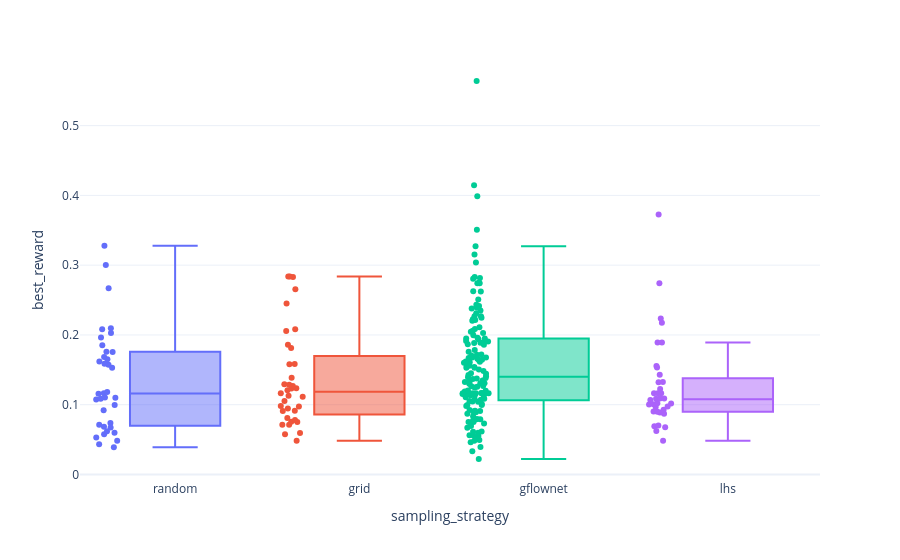

Here is the notebook cell this chart was saved with:
### Code cell
plot_final_boxplot(metrics, metric="best_reward")

### Figure 1 — Plotly figure (JSON) as saved in the notebook; plotly's stock layout.template omitted (floating-point values rounded to 4 significant figures; data arrays with more than 128 entries replaced by an {"elided": "..."} marker saying what was removed)
{"data": [{"alignmentgroup": "True", "boxpoints": "all", "customdata": {"elided": "36x5 mixed values"}, "hovertemplate": "sampling_strategy=%{x}<br>best_reward=%{y}<br>run=%{customdata[0]}<br>acquisition=%{customdata[1]}<br>n_init=%{customdata[2]}<br>n_candidates_per_iter=%{customdata[3]}<br>seed=%{customdata[4]}<extra></extra>", "legendgroup": "random", "marker": {"color": "#636efa"}, "name": "random", "notched": false, "offsetgroup": "random", "orientation": "v", "showlegend": true, "type": "box", "x": ["random", "random", "random", "random", "random", "random", "random", "random", "random", "random", "random", "random", "random", "random", "random", "random", "random", "random", "random", "random", "random", "random", "random", "random", "random", "random", "random", "random", "random", "random", "random", "random", "random", "random", "random", "random"], "x0": " ", "xaxis": "x", "y": [0.176, 0.03916, 0.1076, 0.328, 0.208, 0.1105, 0.162, 0.185, 0.1571, 0.3004, 0.0432, 0.07127, 0.0599, 0.04834, 0.06837, 0.06188, 0.1182, 0.2669, 0.05286, 0.1159, 0.1683, 0.1084, 0.2028, 0.05752, 0.07393, 0.1757, 0.165, 0.09219, 0.09974, 0.1589, 0.2097, 0.1163, 0.1099, 0.06727, 0.1528, 0.1963], "y0": " ", "yaxis": "y"}, {"alignmentgroup": "True", "boxpoints": "all", "customdata": {"elided": "36x5 mixed values"}, "hovertemplate": "sampling_strategy=%{x}<br>best_reward=%{y}<br>run=%{customdata[0]}<br>acquisition=%{customdata[1]}<br>n_init=%{customdata[2]}<br>n_candidates_per_iter=%{customdata[3]}<br>seed=%{customdata[4]}<extra></extra>", "legendgroup": "grid", "marker": {"color": "#EF553B"}, "name": "grid", "notched": false, "offsetgroup": "grid", "orientation": "v", "showlegend": true, "type": "box", "x": ["grid", "grid", "grid", "grid", "grid", "grid", "grid", "grid", "grid", "grid", "grid", "grid", "grid", "grid", "grid", "grid", "grid", "grid", "grid", "grid", "grid", "grid", "grid", "grid", "grid", "grid", "grid", "grid", "grid", "grid", "grid", "grid", "grid", "grid", "grid", "grid"], "x0": " ", "xaxis": "x", "y": [0.07825, 0.2081, 0.091, 0.1269, 0.1583, 0.2056, 0.1129, 0.2838, 0.05761, 0.07121, 0.08098, 0.07114, 0.09755, 0.1163, 0.1286, 0.1814, 0.2452, 0.283, 0.1052, 0.1234, 0.1578, 0.1294, 0.1385, 0.2656, 0.1861, 0.1208, 0.07535, 0.0757, 0.04834, 0.09825, 0.09151, 0.2838, 0.1235, 0.05936, 0.09448, 0.1113], "y0": " ", "yaxis": "y"}, {"alignmentgroup": "True", "boxpoints": "all", "customdata": {"elided": "144x5 mixed values"}, "hovertemplate": "sampling_strategy=%{x}<br>best_reward=%{y}<br>run=%{customdata[0]}<br>acquisition=%{customdata[1]}<br>n_init=%{customdata[2]}<br>n_candidates_per_iter=%{customdata[3]}<br>seed=%{customdata[4]}<extra></extra>", "legendgroup": "gflownet", "marker": {"color": "#00cc96"}, "name": "gflownet", "notched": false, "offsetgroup": "gflownet", "orientation": "v", "showlegend": true, "type": "box", "x": {"elided": "144 str values"}, "x0": " ", "xaxis": "x", "y": {"elided": "144 float values"}, "y0": " ", "yaxis": "y"}, {"alignmentgroup": "True", "boxpoints": "all", "customdata": {"elided": "36x5 mixed values"}, "hovertemplate": "sampling_strategy=%{x}<br>best_reward=%{y}<br>run=%{customdata[0]}<br>acquisition=%{customdata[1]}<br>n_init=%{customdata[2]}<br>n_candidates_per_iter=%{customdata[3]}<br>seed=%{customdata[4]}<extra></extra>", "legendgroup": "lhs", "marker": {"color": "#ab63fa"}, "name": "lhs", "notched": false, "offsetgroup": "lhs", "orientation": "v", "showlegend": true, "type": "box", "x": ["lhs", "lhs", "lhs", "lhs", "lhs", "lhs", "lhs", "lhs", "lhs", "lhs", "lhs", "lhs", "lhs", "lhs", "lhs", "lhs", "lhs", "lhs", "lhs", "lhs", "lhs", "lhs", "lhs", "lhs", "lhs", "lhs", "lhs", "lhs", "lhs", "lhs", "lhs", "lhs", "lhs", "lhs", "lhs", "lhs"], "x0": " ", "xaxis": "x", "y": [0.1086, 0.1022, 0.04834, 0.06924, 0.06248, 0.1163, 0.1018, 0.09753, 0.1003, 0.08979, 0.1088, 0.1163, 0.1321, 0.1535, 0.1431, 0.274, 0.08884, 0.1163, 0.1088, 0.0892, 0.1006, 0.06787, 0.09028, 0.1891, 0.2174, 0.0967, 0.08702, 0.1891, 0.07036, 0.3726, 0.1325, 0.1068, 0.1224, 0.2235, 0.09287, 0.1553], "y0": " ", "yaxis": "y"}], "layout": {"boxmode": "overlay", "legend": {"title": {"text": "sampling_strategy"}, "tracegroupgap": 0}, "margin": {"t": 60}, "showlegend": false, "xaxis": {"anchor": "y", "categoryarray": ["random", "grid", "gflownet", "lhs"], "categoryorder": "array", "domain": [0, 1], "title": {"text": "sampling_strategy"}}, "yaxis": {"anchor": "x", "domain": [0, 1], "title": {"text": "best_reward"}}}}
